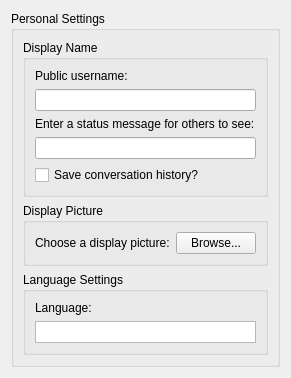
<?xml version="1.0" encoding="UTF-8"?>
<ui version="4.0">
 <class>PersonalSettingsPage</class>
 <widget class="QWidget" name="PersonalSettingsPage">
  <property name="geometry">
   <rect>
    <x>0</x>
    <y>0</y>
    <width>273</width>
    <height>378</height>
   </rect>
  </property>
  <property name="windowTitle">
   <string>User Settings</string>
  </property>
  <layout class="QHBoxLayout" name="horizontalLayout">
   <item>
    <widget class="QGroupBox" name="groupBox">
     <property name="title">
      <string>Personal Settings</string>
     </property>
     <property name="flat">
      <bool>false</bool>
     </property>
     <property name="checkable">
      <bool>false</bool>
     </property>
     <layout class="QGridLayout" name="gridLayout">
      <item row="0" column="0">
       <widget class="QGroupBox" name="groupBox_3">
        <property name="title">
         <string>Display Name</string>
        </property>
        <property name="flat">
         <bool>true</bool>
        </property>
        <layout class="QGridLayout" name="gridLayout_2">
         <item row="0" column="0">
          <widget class="QLabel" name="label">
           <property name="text">
            <string>Public username:</string>
           </property>
          </widget>
         </item>
         <item row="1" column="0">
          <widget class="QLineEdit" name="usernameEdit">
           <property name="readOnly">
            <bool>true</bool>
           </property>
          </widget>
         </item>
         <item row="2" column="0">
          <widget class="QLabel" name="label_2">
           <property name="text">
            <string>Enter a status message for others to see:</string>
           </property>
          </widget>
         </item>
         <item row="3" column="0">
          <widget class="QLineEdit" name="messageEdit"/>
         </item>
         <item row="4" column="0">
          <widget class="QCheckBox" name="saveConvCheckBox">
           <property name="text">
            <string>Save conversation history?</string>
           </property>
          </widget>
         </item>
        </layout>
       </widget>
      </item>
      <item row="4" column="0">
       <widget class="QGroupBox" name="groupBox_2">
        <property name="title">
         <string>Display Picture</string>
        </property>
        <property name="flat">
         <bool>true</bool>
        </property>
        <layout class="QHBoxLayout" name="horizontalLayout_2">
         <item>
          <widget class="QLabel" name="label_3">
           <property name="sizePolicy">
            <sizepolicy hsizetype="MinimumExpanding" vsizetype="MinimumExpanding">
             <horstretch>0</horstretch>
             <verstretch>0</verstretch>
            </sizepolicy>
           </property>
           <property name="text">
            <string>Choose a display picture:</string>
           </property>
           <property name="wordWrap">
            <bool>true</bool>
           </property>
          </widget>
         </item>
         <item>
          <widget class="QPushButton" name="pushButtonPicture">
           <property name="text">
            <string>Browse...</string>
           </property>
          </widget>
         </item>
        </layout>
       </widget>
      </item>
      <item row="7" column="0">
       <spacer name="verticalSpacer">
        <property name="orientation">
         <enum>Qt::Vertical</enum>
        </property>
        <property name="sizeHint" stdset="0">
         <size>
          <width>20</width>
          <height>40</height>
         </size>
        </property>
       </spacer>
      </item>
      <item row="6" column="0">
       <widget class="QGroupBox" name="groupBox_4">
        <property name="minimumSize">
         <size>
          <width>0</width>
          <height>50</height>
         </size>
        </property>
        <property name="title">
         <string>Language Settings</string>
        </property>
        <property name="flat">
         <bool>true</bool>
        </property>
        <layout class="QVBoxLayout" name="verticalLayout">
         <item>
          <widget class="QLabel" name="label_4">
           <property name="text">
            <string>Language:</string>
           </property>
          </widget>
         </item>
         <item>
          <widget class="QListWidget" name="langListWidget">
          </widget>
         </item>
        </layout>
       </widget>
      </item>
     </layout>
    </widget>
   </item>
  </layout>
 </widget>
 <resources/>
 <connections/>
</ui>
